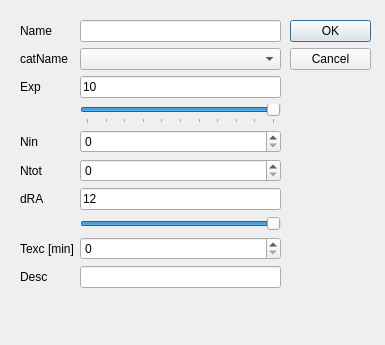
<?xml version="1.0" encoding="UTF-8"?>
<ui version="4.0">
 <class>addTaskDlg</class>
 <widget class="QDialog" name="addTaskDlg">
  <property name="geometry">
   <rect>
    <x>0</x>
    <y>0</y>
    <width>385</width>
    <height>345</height>
   </rect>
  </property>
  <property name="sizePolicy">
   <sizepolicy hsizetype="Fixed" vsizetype="Fixed">
    <horstretch>0</horstretch>
    <verstretch>0</verstretch>
   </sizepolicy>
  </property>
  <property name="windowTitle">
   <string>Dialog</string>
  </property>
  <widget class="QDialogButtonBox" name="buttonBox">
   <property name="geometry">
    <rect>
     <x>290</x>
     <y>20</y>
     <width>81</width>
     <height>241</height>
    </rect>
   </property>
   <property name="orientation">
    <enum>Qt::Vertical</enum>
   </property>
   <property name="standardButtons">
    <set>QDialogButtonBox::Cancel|QDialogButtonBox::Ok</set>
   </property>
  </widget>
  <widget class="QWidget" name="layoutWidget">
   <property name="geometry">
    <rect>
     <x>20</x>
     <y>20</y>
     <width>261</width>
     <height>315</height>
    </rect>
   </property>
   <layout class="QFormLayout" name="formLayout">
    <item row="0" column="0">
     <widget class="QLabel" name="label">
      <property name="text">
       <string>Name</string>
      </property>
     </widget>
    </item>
    <item row="0" column="1">
     <widget class="QLineEdit" name="name"/>
    </item>
    <item row="1" column="0">
     <widget class="QLabel" name="label_2">
      <property name="text">
       <string>catName</string>
      </property>
     </widget>
    </item>
    <item row="1" column="1">
     <widget class="QComboBox" name="catName"/>
    </item>
    <item row="2" column="0">
     <widget class="QLabel" name="label_3">
      <property name="text">
       <string>Exp</string>
      </property>
     </widget>
    </item>
    <item row="4" column="0">
     <widget class="QLabel" name="label_4">
      <property name="text">
       <string>Nin</string>
      </property>
     </widget>
    </item>
    <item row="5" column="0">
     <widget class="QLabel" name="label_5">
      <property name="text">
       <string>Ntot</string>
      </property>
     </widget>
    </item>
    <item row="5" column="1">
     <widget class="QSpinBox" name="numTot"/>
    </item>
    <item row="4" column="1">
     <widget class="QSpinBox" name="numN"/>
    </item>
    <item row="6" column="0">
     <widget class="QLabel" name="label_6">
      <property name="text">
       <string>dRA</string>
      </property>
     </widget>
    </item>
    <item row="9" column="0">
     <widget class="QLabel" name="label_7">
      <property name="text">
       <string>Desc</string>
      </property>
     </widget>
    </item>
    <item row="9" column="1">
     <widget class="QLineEdit" name="descText"/>
    </item>
    <item row="8" column="0">
     <widget class="QLabel" name="label_8">
      <property name="text">
       <string>Texc [min]</string>
      </property>
     </widget>
    </item>
    <item row="8" column="1">
     <widget class="QSpinBox" name="tExc"/>
    </item>
    <item row="7" column="1">
     <widget class="QSlider" name="meriSlider">
      <property name="maximum">
       <number>12</number>
      </property>
      <property name="value">
       <number>12</number>
      </property>
      <property name="orientation">
       <enum>Qt::Horizontal</enum>
      </property>
     </widget>
    </item>
    <item row="6" column="1">
     <widget class="QLineEdit" name="meriLE">
      <property name="text">
       <string>12</string>
      </property>
      <property name="readOnly">
       <bool>true</bool>
      </property>
     </widget>
    </item>
    <item row="3" column="1">
     <widget class="QSlider" name="expSlider">
      <property name="maximum">
       <number>10</number>
      </property>
      <property name="pageStep">
       <number>2</number>
      </property>
      <property name="value">
       <number>10</number>
      </property>
      <property name="orientation">
       <enum>Qt::Horizontal</enum>
      </property>
      <property name="tickPosition">
       <enum>QSlider::TicksBelow</enum>
      </property>
     </widget>
    </item>
    <item row="2" column="1">
     <widget class="QLineEdit" name="expLE">
      <property name="text">
       <string>10</string>
      </property>
      <property name="readOnly">
       <bool>true</bool>
      </property>
     </widget>
    </item>
   </layout>
  </widget>
 </widget>
 <resources/>
 <connections>
  <connection>
   <sender>buttonBox</sender>
   <signal>accepted()</signal>
   <receiver>addTaskDlg</receiver>
   <slot>accept()</slot>
   <hints>
    <hint type="sourcelabel">
     <x>248</x>
     <y>254</y>
    </hint>
    <hint type="destinationlabel">
     <x>157</x>
     <y>274</y>
    </hint>
   </hints>
  </connection>
  <connection>
   <sender>buttonBox</sender>
   <signal>rejected()</signal>
   <receiver>addTaskDlg</receiver>
   <slot>reject()</slot>
   <hints>
    <hint type="sourcelabel">
     <x>316</x>
     <y>260</y>
    </hint>
    <hint type="destinationlabel">
     <x>286</x>
     <y>274</y>
    </hint>
   </hints>
  </connection>
 </connections>
</ui>
